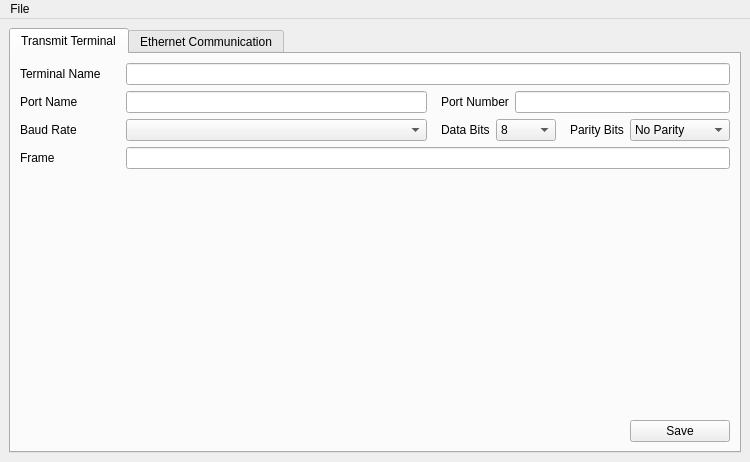
<?xml version="1.0" encoding="UTF-8"?>
<ui version="4.0">
 <class>MainWindow</class>
 <widget class="QMainWindow" name="MainWindow">
  <property name="geometry">
   <rect>
    <x>0</x>
    <y>0</y>
    <width>750</width>
    <height>462</height>
   </rect>
  </property>
  <property name="windowTitle">
   <string>MainWindow</string>
  </property>
  <widget class="QWidget" name="centralwidget">
   <layout class="QGridLayout" name="gridLayout_2">
    <item row="0" column="0">
     <widget class="QTabWidget" name="tabWidget">
      <property name="currentIndex">
       <number>0</number>
      </property>
      <widget class="QWidget" name="transmit_tab">
       <attribute name="title">
        <string>Transmit Terminal</string>
       </attribute>
       <layout class="QGridLayout" name="gridLayout">
        <item row="2" column="1">
         <layout class="QHBoxLayout" name="data_bit_box">
          <property name="rightMargin">
           <number>8</number>
          </property>
          <item>
           <widget class="QLabel" name="data_bit_label">
            <property name="minimumSize">
             <size>
              <width>0</width>
              <height>0</height>
             </size>
            </property>
            <property name="maximumSize">
             <size>
              <width>100</width>
              <height>16777215</height>
             </size>
            </property>
            <property name="text">
             <string>Data Bits</string>
            </property>
           </widget>
          </item>
          <item>
           <widget class="QComboBox" name="data_bit_combobox">
            <property name="minimumSize">
             <size>
              <width>60</width>
              <height>0</height>
             </size>
            </property>
            <property name="maximumSize">
             <size>
              <width>60</width>
              <height>16777215</height>
             </size>
            </property>
            <item>
             <property name="text">
              <string>8</string>
             </property>
            </item>
            <item>
             <property name="text">
              <string>9</string>
             </property>
            </item>
            <item>
             <property name="text">
              <string>10</string>
             </property>
            </item>
           </widget>
          </item>
         </layout>
        </item>
        <item row="4" column="2">
         <spacer name="verticalSpacer">
          <property name="orientation">
           <enum>Qt::Vertical</enum>
          </property>
          <property name="sizeHint" stdset="0">
           <size>
            <width>20</width>
            <height>40</height>
           </size>
          </property>
         </spacer>
        </item>
        <item row="1" column="0">
         <layout class="QHBoxLayout" name="port_box">
          <property name="rightMargin">
           <number>8</number>
          </property>
          <item>
           <widget class="QLabel" name="por_name_label">
            <property name="minimumSize">
             <size>
              <width>100</width>
              <height>0</height>
             </size>
            </property>
            <property name="maximumSize">
             <size>
              <width>100</width>
              <height>16777215</height>
             </size>
            </property>
            <property name="text">
             <string>Port Name</string>
            </property>
           </widget>
          </item>
          <item>
           <widget class="QLineEdit" name="port_name_input"/>
          </item>
         </layout>
        </item>
        <item row="2" column="0">
         <layout class="QHBoxLayout" name="baud_rate_box">
          <property name="rightMargin">
           <number>8</number>
          </property>
          <item>
           <widget class="QLabel" name="baud_rate_label">
            <property name="minimumSize">
             <size>
              <width>100</width>
              <height>0</height>
             </size>
            </property>
            <property name="maximumSize">
             <size>
              <width>100</width>
              <height>16777215</height>
             </size>
            </property>
            <property name="text">
             <string>Baud Rate</string>
            </property>
           </widget>
          </item>
          <item>
           <widget class="QComboBox" name="baud_rate_combo_box">
            <property name="minimumSize">
             <size>
              <width>150</width>
              <height>0</height>
             </size>
            </property>
           </widget>
          </item>
         </layout>
        </item>
        <item row="0" column="0" colspan="3">
         <layout class="QHBoxLayout" name="terminal_name_box">
          <item>
           <widget class="QLabel" name="terminal_label">
            <property name="minimumSize">
             <size>
              <width>100</width>
              <height>0</height>
             </size>
            </property>
            <property name="maximumSize">
             <size>
              <width>100</width>
              <height>16777215</height>
             </size>
            </property>
            <property name="text">
             <string>Terminal Name</string>
            </property>
           </widget>
          </item>
          <item>
           <widget class="QLineEdit" name="terminal_input"/>
          </item>
         </layout>
        </item>
        <item row="3" column="0" colspan="3">
         <layout class="QHBoxLayout" name="frame_box">
          <item>
           <widget class="QLabel" name="frame_label">
            <property name="minimumSize">
             <size>
              <width>100</width>
              <height>0</height>
             </size>
            </property>
            <property name="maximumSize">
             <size>
              <width>100</width>
              <height>16777215</height>
             </size>
            </property>
            <property name="text">
             <string>Frame</string>
            </property>
           </widget>
          </item>
          <item>
           <widget class="QLineEdit" name="frame_input"/>
          </item>
         </layout>
        </item>
        <item row="2" column="2">
         <layout class="QHBoxLayout" name="parity_bit_box">
          <item>
           <widget class="QLabel" name="parity_label">
            <property name="minimumSize">
             <size>
              <width>0</width>
              <height>0</height>
             </size>
            </property>
            <property name="maximumSize">
             <size>
              <width>16777214</width>
              <height>16777215</height>
             </size>
            </property>
            <property name="text">
             <string>Parity Bits</string>
            </property>
           </widget>
          </item>
          <item>
           <widget class="QComboBox" name="parity_combobox">
            <property name="sizePolicy">
             <sizepolicy hsizetype="Preferred" vsizetype="Fixed">
              <horstretch>0</horstretch>
              <verstretch>0</verstretch>
             </sizepolicy>
            </property>
            <property name="minimumSize">
             <size>
              <width>100</width>
              <height>0</height>
             </size>
            </property>
            <item>
             <property name="text">
              <string>No Parity</string>
             </property>
            </item>
            <item>
             <property name="text">
              <string>Odd</string>
             </property>
            </item>
            <item>
             <property name="text">
              <string>Even</string>
             </property>
            </item>
           </widget>
          </item>
         </layout>
        </item>
        <item row="1" column="1" colspan="2">
         <layout class="QHBoxLayout" name="port_no_box">
          <item>
           <widget class="QLabel" name="port_number_label">
            <property name="minimumSize">
             <size>
              <width>0</width>
              <height>0</height>
             </size>
            </property>
            <property name="maximumSize">
             <size>
              <width>101</width>
              <height>16777215</height>
             </size>
            </property>
            <property name="text">
             <string>Port Number</string>
            </property>
           </widget>
          </item>
          <item>
           <widget class="QLineEdit" name="port_number_input"/>
          </item>
         </layout>
        </item>
        <item row="5" column="2" alignment="Qt::AlignRight">
         <widget class="QPushButton" name="save_button">
          <property name="minimumSize">
           <size>
            <width>100</width>
            <height>0</height>
           </size>
          </property>
          <property name="maximumSize">
           <size>
            <width>100</width>
            <height>16777215</height>
           </size>
          </property>
          <property name="text">
           <string>Save</string>
          </property>
         </widget>
        </item>
       </layout>
      </widget>
      <widget class="QWidget" name="ethernet_tab">
       <attribute name="title">
        <string>Ethernet Communication</string>
       </attribute>
       <layout class="QGridLayout" name="gridLayout_3">
        <item row="0" column="0">
         <layout class="QHBoxLayout" name="terminal_name_box_2">
          <property name="rightMargin">
           <number>8</number>
          </property>
          <item>
           <widget class="QLabel" name="terminal_label_2">
            <property name="minimumSize">
             <size>
              <width>100</width>
              <height>0</height>
             </size>
            </property>
            <property name="maximumSize">
             <size>
              <width>100</width>
              <height>16777215</height>
             </size>
            </property>
            <property name="text">
             <string>Terminal Name</string>
            </property>
           </widget>
          </item>
          <item>
           <widget class="QLineEdit" name="terminal_input_2"/>
          </item>
         </layout>
        </item>
        <item row="0" column="1" colspan="2">
         <layout class="QHBoxLayout" name="ip_box">
          <item>
           <widget class="QLabel" name="ip_label">
            <property name="text">
             <string>Ip Address</string>
            </property>
           </widget>
          </item>
          <item>
           <widget class="QLineEdit" name="ip_input">
            <property name="minimumSize">
             <size>
              <width>240</width>
              <height>0</height>
             </size>
            </property>
           </widget>
          </item>
         </layout>
        </item>
        <item row="1" column="0">
         <layout class="QHBoxLayout" name="port_box_2">
          <property name="rightMargin">
           <number>8</number>
          </property>
          <item>
           <widget class="QLabel" name="por_name_label_2">
            <property name="minimumSize">
             <size>
              <width>100</width>
              <height>0</height>
             </size>
            </property>
            <property name="maximumSize">
             <size>
              <width>100</width>
              <height>16777215</height>
             </size>
            </property>
            <property name="text">
             <string>Port Name</string>
            </property>
           </widget>
          </item>
          <item>
           <widget class="QLineEdit" name="port_name_input_2"/>
          </item>
         </layout>
        </item>
        <item row="1" column="1" colspan="2">
         <layout class="QHBoxLayout" name="port_no_box_2">
          <item>
           <widget class="QLabel" name="port_number_label_2">
            <property name="minimumSize">
             <size>
              <width>0</width>
              <height>0</height>
             </size>
            </property>
            <property name="maximumSize">
             <size>
              <width>101</width>
              <height>16777215</height>
             </size>
            </property>
            <property name="text">
             <string>Port Number</string>
            </property>
           </widget>
          </item>
          <item>
           <widget class="QLineEdit" name="port_number_input_2"/>
          </item>
         </layout>
        </item>
        <item row="2" column="0">
         <layout class="QHBoxLayout" name="packet_size_box">
          <property name="rightMargin">
           <number>8</number>
          </property>
          <item>
           <widget class="QLabel" name="packet_label">
            <property name="minimumSize">
             <size>
              <width>100</width>
              <height>0</height>
             </size>
            </property>
            <property name="maximumSize">
             <size>
              <width>100</width>
              <height>16777215</height>
             </size>
            </property>
            <property name="text">
             <string>Packet Size</string>
            </property>
           </widget>
          </item>
          <item>
           <widget class="QLineEdit" name="packet_input"/>
          </item>
         </layout>
        </item>
        <item row="4" column="1">
         <spacer name="verticalSpacer_2">
          <property name="orientation">
           <enum>Qt::Vertical</enum>
          </property>
          <property name="sizeHint" stdset="0">
           <size>
            <width>20</width>
            <height>302</height>
           </size>
          </property>
         </spacer>
        </item>
        <item row="5" column="2">
         <widget class="QPushButton" name="save_button_2">
          <property name="minimumSize">
           <size>
            <width>100</width>
            <height>0</height>
           </size>
          </property>
          <property name="maximumSize">
           <size>
            <width>100</width>
            <height>16777215</height>
           </size>
          </property>
          <property name="text">
           <string>Save</string>
          </property>
         </widget>
        </item>
        <item row="2" column="1" colspan="2">
         <layout class="QFormLayout" name="protocol_box">
          <item row="0" column="0">
           <widget class="QLabel" name="protocol_label">
            <property name="sizePolicy">
             <sizepolicy hsizetype="Preferred" vsizetype="Preferred">
              <horstretch>0</horstretch>
              <verstretch>0</verstretch>
             </sizepolicy>
            </property>
            <property name="minimumSize">
             <size>
              <width>0</width>
              <height>0</height>
             </size>
            </property>
            <property name="maximumSize">
             <size>
              <width>16777215</width>
              <height>16777215</height>
             </size>
            </property>
            <property name="text">
             <string>Protocol </string>
            </property>
           </widget>
          </item>
          <item row="0" column="1">
           <widget class="QComboBox" name="protocol_combobox">
            <property name="sizePolicy">
             <sizepolicy hsizetype="Preferred" vsizetype="Fixed">
              <horstretch>0</horstretch>
              <verstretch>0</verstretch>
             </sizepolicy>
            </property>
            <property name="minimumSize">
             <size>
              <width>100</width>
              <height>0</height>
             </size>
            </property>
            <item>
             <property name="text">
              <string>TCP</string>
             </property>
            </item>
            <item>
             <property name="text">
              <string>UDP</string>
             </property>
            </item>
           </widget>
          </item>
         </layout>
        </item>
        <item row="3" column="0" colspan="3">
         <layout class="QHBoxLayout" name="frame_box_2">
          <item>
           <widget class="QLabel" name="frame_label_2">
            <property name="minimumSize">
             <size>
              <width>100</width>
              <height>0</height>
             </size>
            </property>
            <property name="maximumSize">
             <size>
              <width>100</width>
              <height>16777215</height>
             </size>
            </property>
            <property name="text">
             <string>Frame</string>
            </property>
           </widget>
          </item>
          <item>
           <widget class="QLineEdit" name="frame_input_2"/>
          </item>
         </layout>
        </item>
       </layout>
      </widget>
     </widget>
    </item>
   </layout>
  </widget>
  <widget class="QMenuBar" name="menubar">
   <property name="geometry">
    <rect>
     <x>0</x>
     <y>0</y>
     <width>750</width>
     <height>27</height>
    </rect>
   </property>
   <widget class="QMenu" name="menuFile">
    <property name="title">
     <string>File</string>
    </property>
    <addaction name="actionOpenFi"/>
   </widget>
   <addaction name="menuFile"/>
  </widget>
  <action name="actionOpenFi">
   <property name="text">
    <string>Open Saved Data</string>
   </property>
  </action>
 </widget>
 <resources/>
 <connections/>
</ui>
